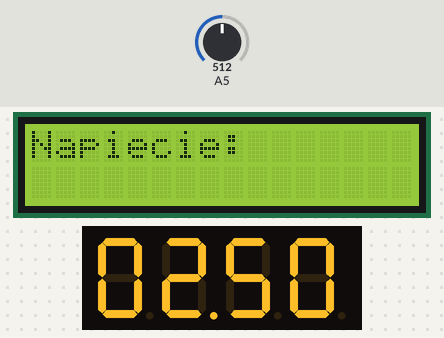
Bench run of a sketch on a simulated Arduino Uno, built with avr-gcc and run on an emulated ATmega328P. Parts: 16×2 character LCD, 4-digit seven-segment display. Inputs (shaded band) come from the test bench; at power-on: A5 = 512.

Above: at 1.2 s.
1.3 s: A5 set to 716
At 2.2 s:
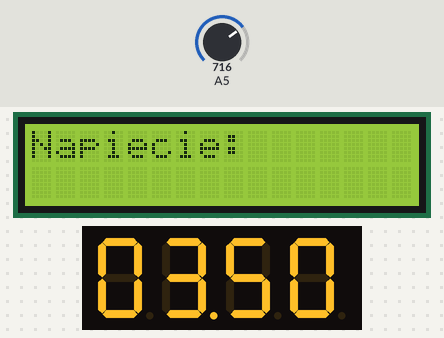
2.8 s: A5 set to 900
At 3.3 s:
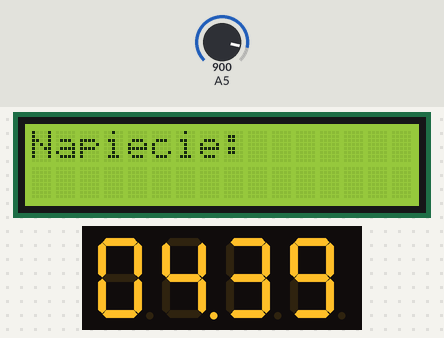
4.3 s: A5 set to 1023
At 5.7 s:
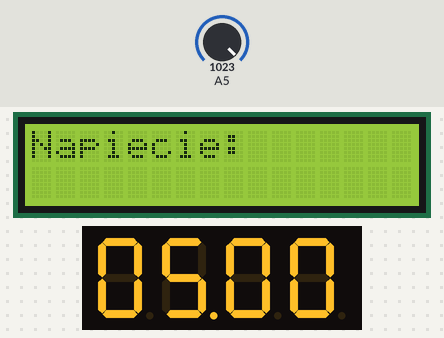
Timing chart, 0 to 7.3 s (numbered marks = the images above; inputs shaded):
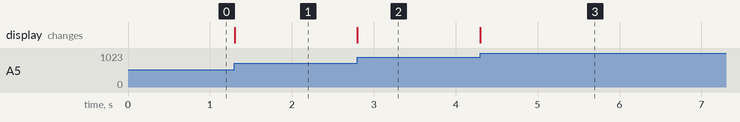

The sketch:

SevSeg_Counter.ino
```cpp
// (licence header left out)
#include "SevSeg.h"
#include <LiquidCrystal_I2C.h>
LiquidCrystal_I2C lcd(0x27,16,2);
SevSeg sevseg; //Instantiate a seven segment controller object

void setup() {
  byte numDigits = 4;
  byte digitPins[] = {2, 3, 4, 5};
  byte segmentPins[] = {6, 7, 8, 9, 10, 11, 12, 13};
  bool resistorsOnSegments = false; // 'false' means resistors are on digit pins
  byte hardwareConfig = COMMON_ANODE; // See README.md for options
  bool updateWithDelays = false; // Default 'false' is Recommended
  bool leadingZeros = true; // Use 'true' if you'd like to keep the leading zeros
  bool disableDecPoint = false; // Use 'true' if your decimal point doesn't exist or isn't connected
  lcd.begin();
  lcd.home();
  lcd.print("Napiecie: ");
  sevseg.begin(hardwareConfig, numDigits, digitPins, segmentPins, resistorsOnSegments,
  updateWithDelays, leadingZeros, disableDecPoint);
  sevseg.setBrightness(90);
}

void loop() {
//  static unsigned long timer = millis();
//  static int deciSeconds = 0;
//
//  if (millis() - timer >= 100) {
//    timer += 100;
//    deciSeconds++; // 100 milliSeconds is equal to 1 deciSecond
//
//    if (deciSeconds == 10000) { // Reset to 0 after counting for 1000 seconds.
//      deciSeconds=0;
//    }
//    sevseg.setNumber(deciSeconds, 1);
//  }
  int odczyt = 0;
  odczyt = analogRead(A5);
  float napiecie = 0;
  napiecie = odczyt / 1024.00 *5.00 ;
//  lcd.setCursor(0,1);
//  lcd.print(napiecie);
//  lcd.print(" [v]");
  sevseg.setNumber(napiecie, 2);
  sevseg.refreshDisplay(); // Must run repeatedly
}

/// END ///
```

Measured:
- after the input at 1.3 s, the display: changes at once (image 1)
- after the input at 2.8 s, the display: changes at once (image 2)
- after the input at 4.3 s, the display: changes at once (image 3)
